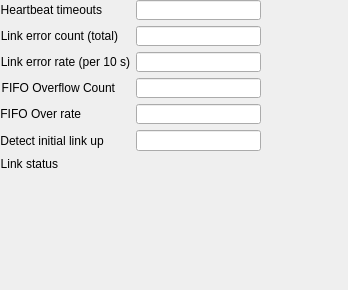
<?xml version="1.0" encoding="UTF-8"?>
<ui version="4.0">
 <class>Form</class>
 <widget class="QWidget" name="Form">
  <property name="geometry">
   <rect>
    <x>0</x>
    <y>0</y>
    <width>348</width>
    <height>290</height>
   </rect>
  </property>
  <property name="windowTitle">
   <string>Form</string>
  </property>
  <widget class="QWidget" name="formLayoutWidget">
   <property name="geometry">
    <rect>
     <x>0</x>
     <y>0</y>
     <width>261</width>
     <height>171</height>
    </rect>
   </property>
   <layout class="QFormLayout" name="formLayout">
    <property name="fieldGrowthPolicy">
     <enum>QFormLayout::AllNonFixedFieldsGrow</enum>
    </property>
    <item row="0" column="0">
     <widget class="QLabel" name="label_16">
      <property name="text">
       <string>Heartbeat timeouts</string>
      </property>
      <property name="alignment">
       <set>Qt::AlignRight|Qt::AlignTrailing|Qt::AlignVCenter</set>
      </property>
     </widget>
    </item>
    <item row="0" column="1">
     <widget class="caLineEdit" name="calineedit_6">
      <property name="toolTip">
       <string>Number of times the hardware heartbeat timer has expired. This indicates that the EVG is not sending event code 122.</string>
      </property>
      <property name="channel" stdset="0">
       <string notr="true">$(SYS)-$(DEVICE):Cnt-LinkTimo-I</string>
      </property>
     </widget>
    </item>
    <item row="1" column="0">
     <widget class="QLabel" name="label_18">
      <property name="text">
       <string>Link error count (total)</string>
      </property>
      <property name="alignment">
       <set>Qt::AlignRight|Qt::AlignTrailing|Qt::AlignVCenter</set>
      </property>
     </widget>
    </item>
    <item row="1" column="1">
     <widget class="caLineEdit" name="calineedit_7">
      <property name="channel" stdset="0">
       <string notr="true">$(SYS)-$(DEVICE):Cnt-RxErr-I</string>
      </property>
     </widget>
    </item>
    <item row="3" column="0">
     <widget class="QLabel" name="label_19">
      <property name="text">
       <string>FIFO Overflow Count</string>
      </property>
      <property name="alignment">
       <set>Qt::AlignRight|Qt::AlignTrailing|Qt::AlignVCenter</set>
      </property>
     </widget>
    </item>
    <item row="3" column="1">
     <widget class="caLineEdit" name="calineedit_8">
      <property name="toolTip">
       <string>The number of hardware event buffer overflows.</string>
      </property>
      <property name="channel" stdset="0">
       <string notr="true">$(SYS)-$(DEVICE):Cnt-HwOflw-I</string>
      </property>
     </widget>
    </item>
    <item row="4" column="0">
     <widget class="QLabel" name="label_20">
      <property name="text">
       <string>FIFO Over rate</string>
      </property>
      <property name="alignment">
       <set>Qt::AlignRight|Qt::AlignTrailing|Qt::AlignVCenter</set>
      </property>
     </widget>
    </item>
    <item row="4" column="1">
     <widget class="caLineEdit" name="calineedit_9">
      <property name="toolTip">
       <string>Overflows in all of the per-event software buffers. This indicates that the period between successive events is shorter then the runtime of the code that it causes.</string>
      </property>
      <property name="channel" stdset="0">
       <string notr="true">$(SYS)-$(DEVICE):Cnt-SwOflw-I</string>
      </property>
     </widget>
    </item>
    <item row="5" column="0">
     <widget class="QLabel" name="label_21">
      <property name="text">
       <string>Detect initial link up </string>
      </property>
      <property name="alignment">
       <set>Qt::AlignRight|Qt::AlignTrailing|Qt::AlignVCenter</set>
      </property>
      <property name="wordWrap">
       <bool>true</bool>
      </property>
     </widget>
    </item>
    <item row="5" column="1">
     <widget class="caLineEdit" name="calineedit_10">
      <property name="channel" stdset="0">
       <string notr="true">$(SYS)-$(DEVICE):Link-Init-FO_</string>
      </property>
     </widget>
    </item>
    <item row="6" column="0">
     <widget class="QLabel" name="label_17">
      <property name="text">
       <string>Link status</string>
      </property>
      <property name="alignment">
       <set>Qt::AlignRight|Qt::AlignTrailing|Qt::AlignVCenter</set>
      </property>
     </widget>
    </item>
    <item row="2" column="0">
     <widget class="QLabel" name="label_22">
      <property name="text">
       <string>Link error rate (per 10 s)</string>
      </property>
      <property name="alignment">
       <set>Qt::AlignRight|Qt::AlignTrailing|Qt::AlignVCenter</set>
      </property>
     </widget>
    </item>
    <item row="2" column="1">
     <widget class="caLineEdit" name="calineedit_11">
      <property name="channel" stdset="0">
       <string notr="true">$(SYS)-$(DEVICE):Cnt-RxErr-Rate-I</string>
      </property>
      <property name="colorMode">
       <enum>caLineEdit::Alarm_Default</enum>
      </property>
      <property name="alarmHandling">
       <enum>caLineEdit::onBackground</enum>
      </property>
     </widget>
    </item>
   </layout>
  </widget>
  <widget class="caLed" name="caled">
   <property name="geometry">
    <rect>
     <x>160</x>
     <y>140</y>
     <width>20</width>
     <height>20</height>
    </rect>
   </property>
   <property name="rectangular">
    <bool>false</bool>
   </property>
   <property name="channel" stdset="0">
    <string notr="true">$(SYS)-$(DEVICE):Link-Sts</string>
   </property>
   <property name="falseColor">
    <color>
     <red>255</red>
     <green>0</green>
     <blue>0</blue>
    </color>
   </property>
   <property name="trueColor">
    <color>
     <red>0</red>
     <green>205</green>
     <blue>0</blue>
    </color>
   </property>
   <property name="undefinedColor">
    <color>
     <red>255</red>
     <green>255</green>
     <blue>255</blue>
    </color>
   </property>
  </widget>
 </widget>
 <customwidgets>
  <customwidget>
   <class>caLed</class>
   <extends>QWidget</extends>
   <header>caLed</header>
  </customwidget>
  <customwidget>
   <class>caLineEdit</class>
   <extends>QLineEdit</extends>
   <header>caLineEdit</header>
  </customwidget>
 </customwidgets>
 <resources/>
 <connections/>
</ui>
